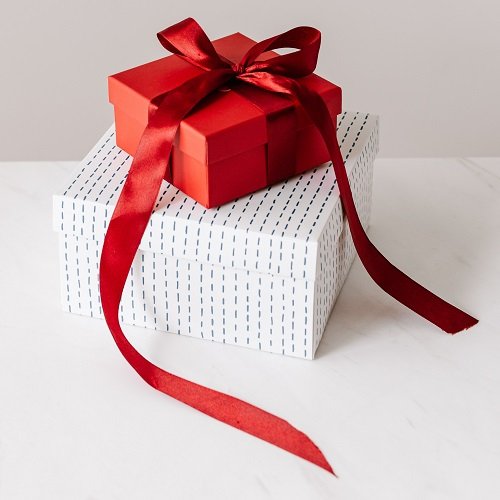
#> input picture 数字图像处理/week10-图像的分割/code/pic/gift500x500.jpg, 500 x 500 px
$ jupyter execute 'exercise5_图像边缘.ipynb'
#> lines starting #> are read from the running program, lines starting #| are printed output that depends on the picture; after the words box and inside, x2 and y2 are one past the last pixel; in counts of white or black regions, pixels touching at a corner belong together
[cell 1]
import cv2 as cv              # OpenCV计算机视觉库
import numpy as np            # NumPy数值计算库
import matplotlib.pyplot as plt  # Matplotlib绑图库

[cell 2]
def show(img):
    """自定义显示函数：自动判断灰度图或彩色图并正确显示"""
    if img.ndim == 2:  # 灰度图
        plt.imshow(img, cmap='gray')
    else:  # 彩色图，BGR转RGB
        img = cv.cvtColor(img, cv.COLOR_BGR2RGB)
        plt.imshow(img)
    plt.show()

## 1.1 Prewitt算子

[cell 3]
# 读取灰度图用于边缘检测演示
img = cv.imread('pic/gift500x500.jpg', 0)
#> img: shape (500, 500); min 0, max 255, mean 186.2
show(img)

[cell 4]
# Prewitt算子：手动定义x和y方向的卷积核
# kx检测垂直边缘，ky检测水平边缘
kx = np.array([[-1, 0, 1], [-1, 0, 1], [-1, 0, 1]], dtype=np.float32)
ky = np.array([[-1, -1, -1], [0, 0, 0], [1, 1, 1]], dtype=np.float32)

# cv.filter2D()：用自定义核做卷积，cv.CV_64F表示输出为64位浮点（保留负值）
imgX = cv.filter2D(img, cv.CV_64F, kx)  # x方向梯度
imgY = cv.filter2D(img, cv.CV_64F, ky)  # y方向梯度

imgXY = np.sqrt(imgX**2 + imgY**2)      # 梯度幅值（L2范数）
imgXY2 = np.abs(imgX) + np.abs(imgY)    # 梯度幅值（L1范数，近似）

[cell 5]
show(np.hstack([imgXY.clip(0,255), imgXY2.clip(0, 255)]))

## 1.2 Roberts算子

[cell 6]
# Roberts算子：2x2卷积核，对角线方向的梯度检测
kx = np.array([[-1, 0], [0, 1]], dtype=np.float32)
ky = np.array([[0, -1], [1, 0]], dtype=np.float32)

imgX = cv.filter2D(img, cv.CV_64F, kx)  # 对角线方向梯度
imgY = cv.filter2D(img, cv.CV_64F, ky)
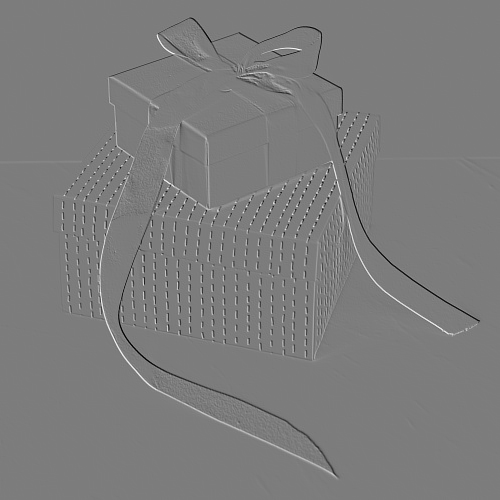
#> imgY: shape (500, 500) float64; min -206, max 215, mean 0.1; drawn with min black and max white

[cell 7]
show(np.abs(imgX.clip(0,255)))

[cell 8]
# Roberts算子的梯度幅值计算
imgXY = np.sqrt(imgX**2 + imgY**2)   # L2范数
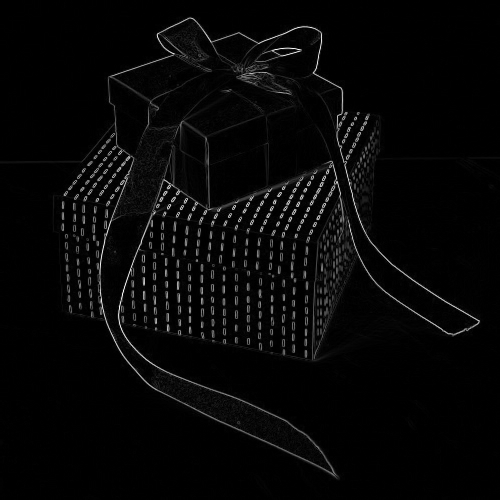
#> imgXY: shape (500, 500) float64; min 0, max 279.8, mean 8; drawn with min black and max white
imgXY2 = np.abs(imgX) + np.abs(imgY) # L1范数

[cell 9]
show(np.hstack([imgXY.clip(0,255), imgXY2.clip(0, 255)]))

## 2.1 Sobel-Feldman算子

dst = cv2.Sobel(src, ddepth, dx, dy [, ksize[, scale[, deltal[, borderType]]]] )

[cell 10]
# 读取新图片用于Sobel和Scharr算子演示
img = cv.imread('pic/bookshelf500x333.jpg', 0)
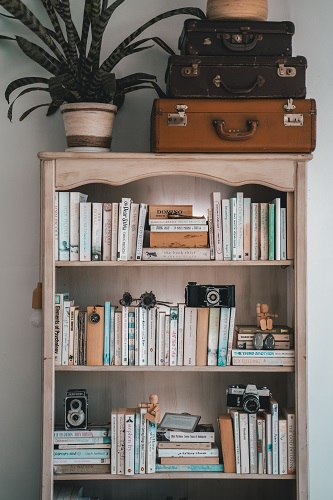
#> input picture 数字图像处理/week10-图像的分割/code/pic/bookshelf500x333.jpg, 333 x 500 px
#> img: shape (500, 333); min 0, max 255, mean 116.8
show(img)

[cell 11]
# cv.Sobel()：Sobel边缘检测，内置算子，比手动Prewitt更精确（中心权重更大）
# 参数：(图像, 输出深度, x方向阶数, y方向阶数)
imgX = cv.Sobel(img, cv.CV_16S, 1, 0)  # x方向梯度，CV_16S避免截断
#> imgX: shape (500, 333) int16
imgY = cv.Sobel(img, cv.CV_16S, 0, 1)  # y方向梯度
#> imgY: shape (500, 333) int16

imgXY = np.abs(imgX) + np.abs(imgY)    # 合成梯度幅值
#> imgXY: shape (500, 333) int16

[cell 12]
show(imgXY.clip(0, 255))

## 2.2 Scharr算子

[cell 13]
# cv.Scharr()：Scharr算子，比Sobel更精确的3x3梯度算子
imgX = cv.Scharr(img, cv.CV_64F, 1, 0)  # x方向梯度
imgY = cv.Scharr(img, cv.CV_64F, 0, 1)  # y方向梯度

imgXY = np.sqrt(imgX**2 + imgY**2)      # 梯度幅值
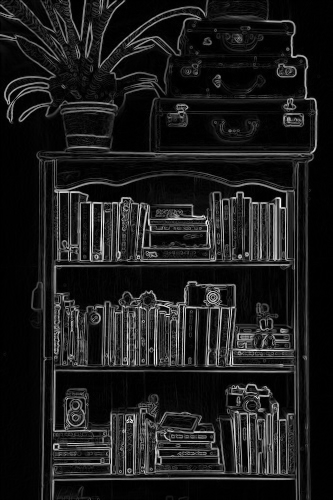
#> imgXY: shape (500, 333) float64; min 0, max 3386.6, mean 376.5; drawn with min black and max white

[cell 14]
# 并排显示：x方向梯度 | y方向梯度 | 合成梯度幅值
show(np.hstack([np.abs(imgX), np.abs(imgY), imgXY]))
#> in show (call 7), `plt.show()`:
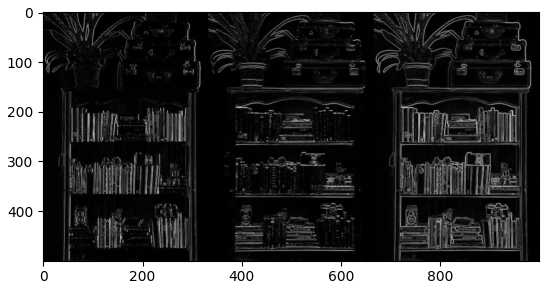
#> figure drawn by matplotlib, 1 panel

## 3. Laplacian和loG算子

[cell 15]
img = cv.imread('pic/notebook500x333.jpg', 0)  # 读取灰度图用于Laplacian算子演示
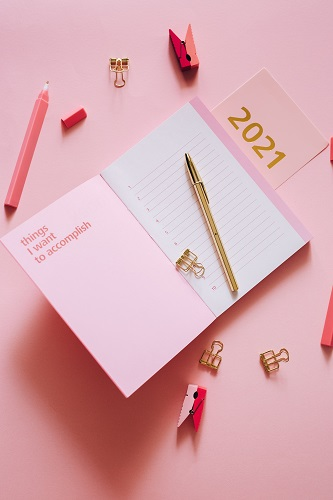
#> input picture 数字图像处理/week10-图像的分割/code/pic/notebook500x333.jpg, 333 x 500 px
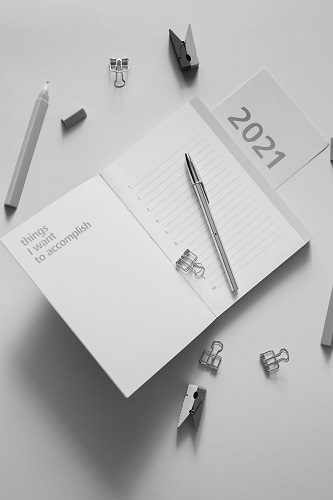
#> img: shape (500, 333); min 0, max 255, mean 185.2
show(img)

[cell 16]
img_lap = cv.Laplacian(img, cv.CV_64F)  # Laplacian算子：二阶导数检测边缘，CV_64F保留负值信息
show(np.abs(img_lap))  # 取绝对值显示，因为Laplacian输出有正负值
#> in show (call 9), `plt.show()`:
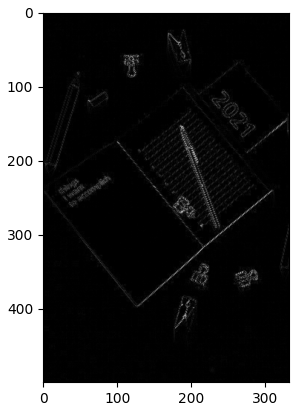
#> figure drawn by matplotlib, 1 panel

[cell 17]
img_blur = cv.GaussianBlur(img, (3,3), 1)  # 先做高斯平滑降噪，Laplacian对噪声敏感
img_log = cv.Laplacian(img_blur, cv.CV_64F)  # LoG（Laplacian of Gaussian）：先平滑再求二阶导
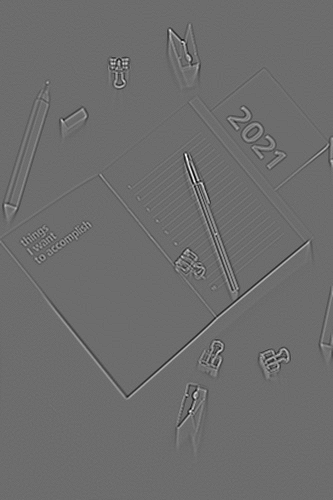
#> img_log: shape (500, 333) float64; min -83, max 111, mean 0; drawn with min black and max white
show(np.abs(img_log))

## 4. Canny边缘检测

cv2.Canny(img, threshold1, threshold2)
- threshold1: 表示双阈值算法中的最小阈值
- threshold2: 表示双阈值算法中的最大阈值

[cell 18]
img = cv.imread('pic/notebook500x333.jpg', 0)  # 读取灰度图用于Canny边缘检测演示
show(img)

[cell 19]
img_edge = cv.Canny(img, 20, 200)  # Canny边缘检测：双阈值算法，threshold1=20（低阈值），threshold2=200（高阈值）
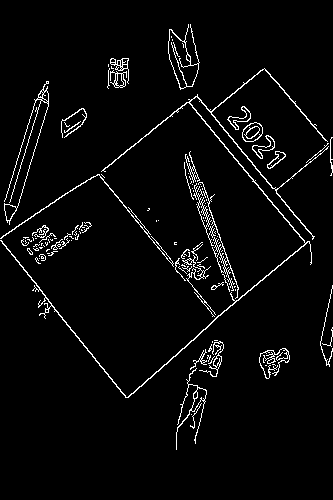
#> img_edge: shape (500, 333); 3.8% white in thin lines or dots, all inside (x1, y1, x2, y2) = (0, 24, 333, 450)
show(img_edge)
